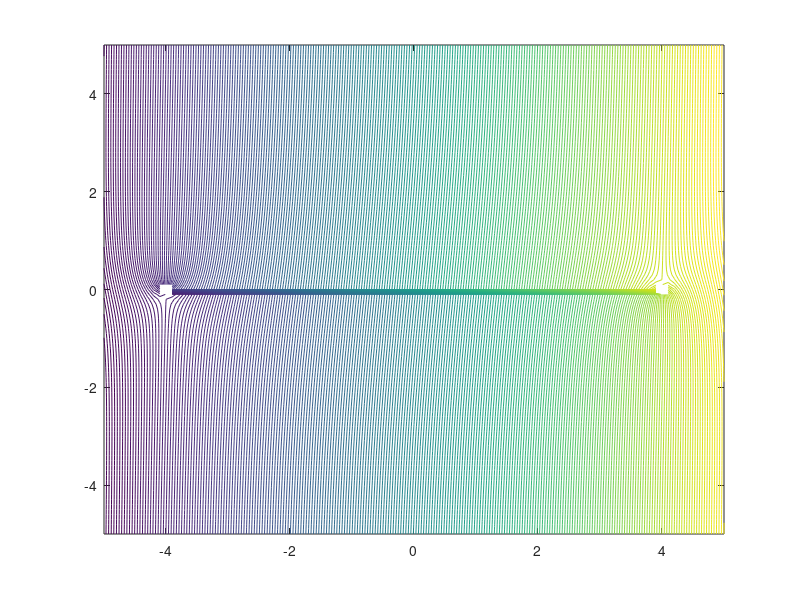
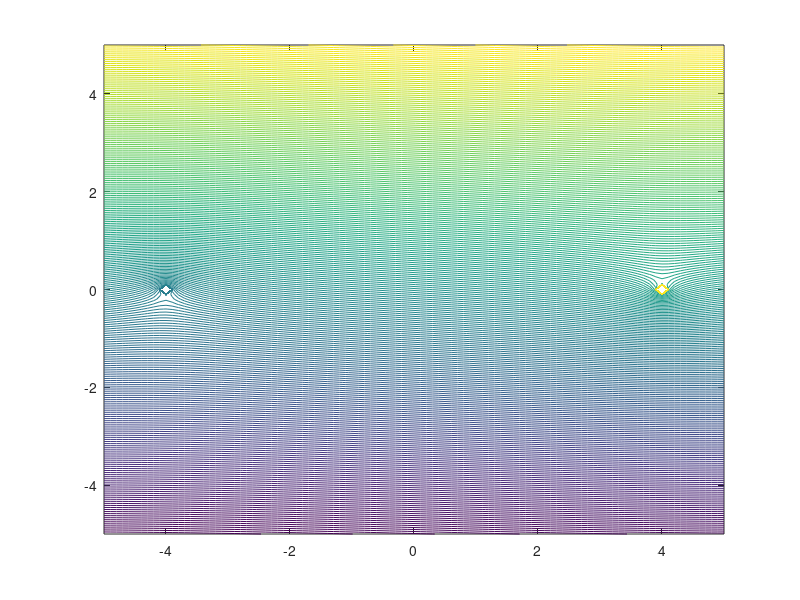
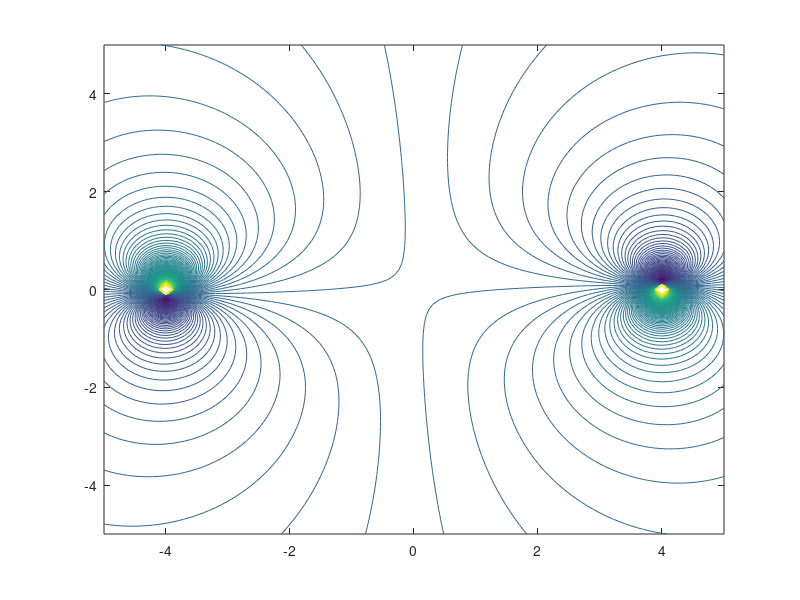
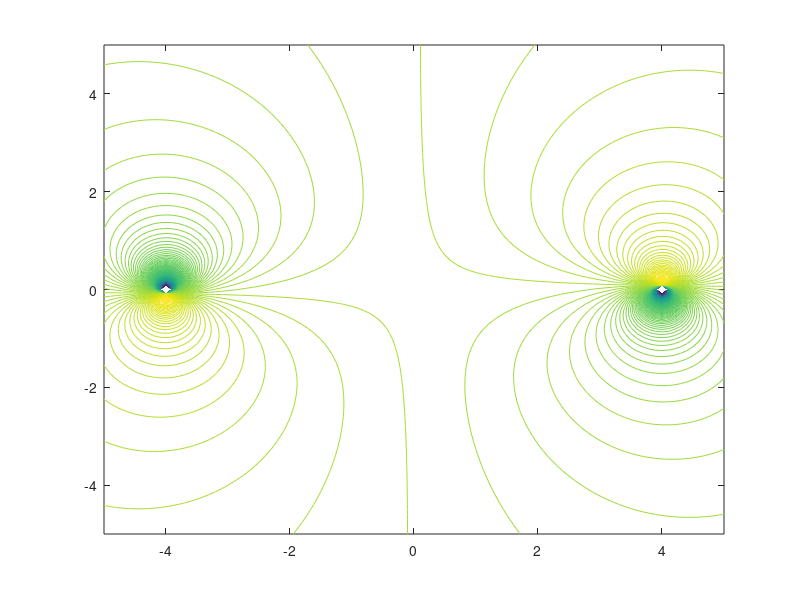

Reproduce these figures in MATLAB, in order.
[x,y] = meshgrid(-5:0.1:5,-5:0.1:5);

b1 = 4;
b2 = -4;
Gamma1 = 2;
Gamma2 = -2;
z       = x + 1i*y;
theta   = angle(z);
r       = abs(z);
U = 2;
W = U*z-(1i*Gamma1/(2*pi))*log(z-b1)-(1i*Gamma2/(2*pi))*log(z-b2);
phi = real(W);
psi = imag(W);
dw_dz = U - ((1i*Gamma1)./(2*pi*(z-b1)))- ((1i*Gamma2)./(2*pi*(z-b2)));
V = conj(dw_dz);
v=abs(V);

rho = 1.225;
P_t = 100002.45;
P_e = P_t - 0.5*rho.*(v.^2);


figure
contour(x,y,phi,250)
figure
contour(x,y,psi,250)
figure
contour(x,y,v,250)
figure
contour(x,y,P_e,250)